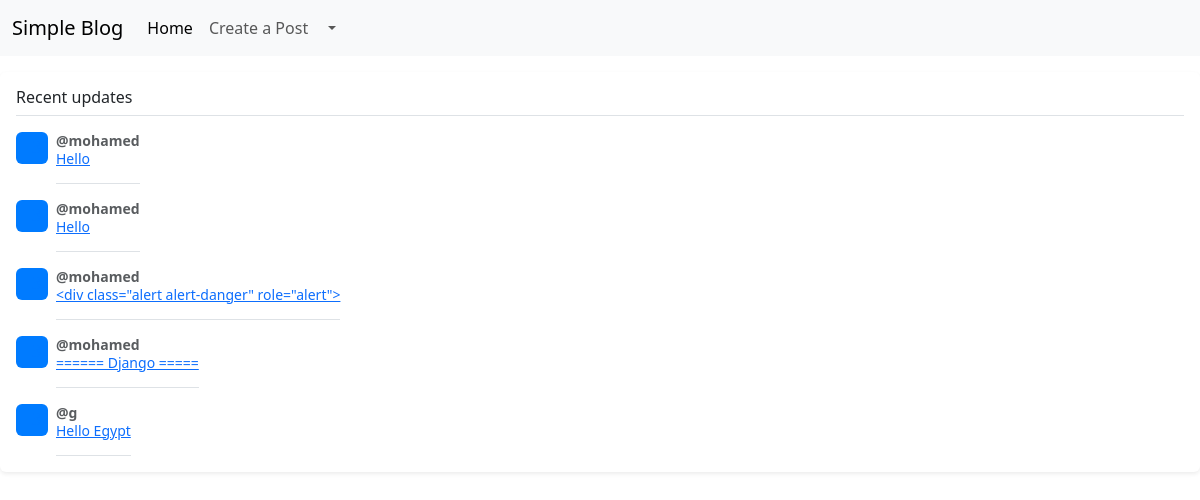
Before: / with the older database file.
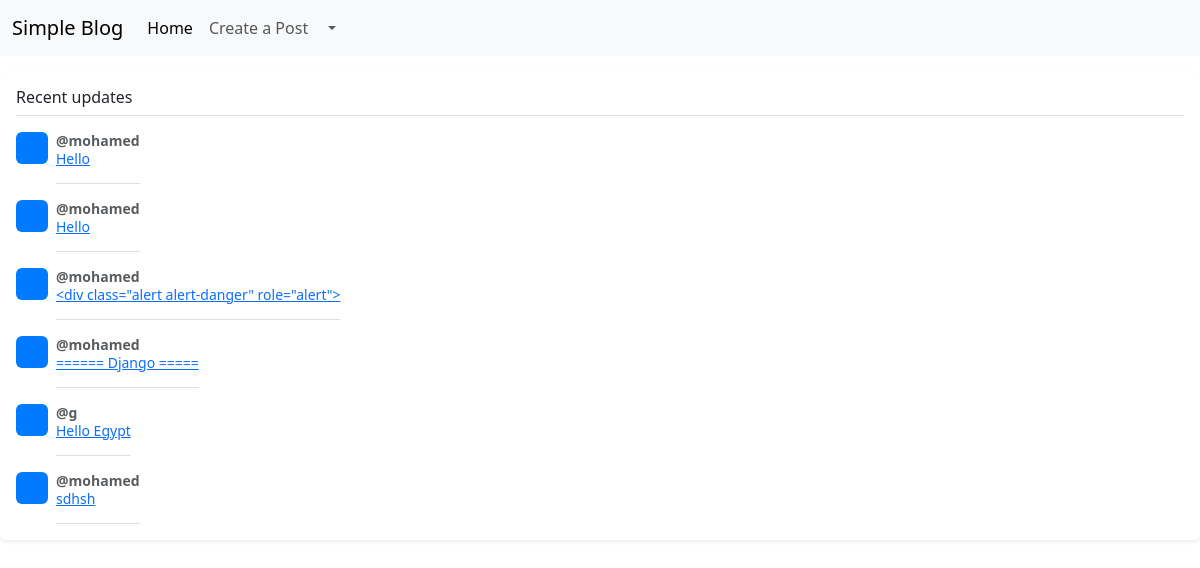
After: the same page with the newer database file.
### tables this page shows
CREATE TABLE `post` (
  `id` INTEGER PRIMARY KEY AUTOINCREMENT,
  `title` varchar(200) DEFAULT NULL,
  `body` longtext,
  `created_at` timestamp NOT NULL DEFAULT CURRENT_TIMESTAMP,
  `updated_at` datetime DEFAULT NULL,
  `user_id` int DEFAULT NULL,
  `category_id` int DEFAULT NULL,

 FOREIGN KEY (`category_id`) REFERENCES `category` (`id`),
FOREIGN KEY (`user_id`) REFERENCES `user` (`id`)
);

CREATE TABLE `user` (
  `id` INTEGER PRIMARY KEY AUTOINCREMENT,
  `name` varchar(100) DEFAULT NULL,
  `email` varchar(100) DEFAULT NULL,
  `password` varchar(20) DEFAULT NULL,
  `created_at` timestamp NOT NULL DEFAULT CURRENT_TIMESTAMP,
  `updated_at` datetime DEFAULT NULL
  
);

### app.py (the view)
@app.route('/')
def index():
    posts = utils.get_posts() or []
    return render_template('index.html', posts=posts)

### utils.py (called while the page is built)
def get_posts():
    if app.IS_SQL_DATABASE:
        app.cursor.execute(f"SELECT post.id, post.title, user.name FROM post "
                           f"INNER JOIN user ON post.user_id = user.id LIMIT {POSTS_LIMIT}")
        records = app.cursor.fetchall()
        result = [{"_id": row[0], "title": row[1], "author": row[2]} for row in records]
        return result
    else:
        return app.db.posts.find({}, {"author": 1, "title": 1}).limit(POSTS_LIMIT)

### templates/index.html
{% extends "base.html" %}
{% block body %}
  <div class="my-3 p-3 bg-body rounded shadow-sm">
    <h6 class="border-bottom pb-2 mb-0">Recent updates</h6>
    {% for post in posts %}
        <div class="d-flex text-body-secondary pt-3">
      <svg class="bd-placeholder-img flex-shrink-0 me-2 rounded" width="32" height="32" xmlns="http://www.w3.org/2000/svg" role="img" aria-label="Placeholder: 32x32" preserveAspectRatio="xMidYMid slice" focusable="false"><title>Placeholder</title><rect width="100%" height="100%" fill="#007bff"></rect><text x="50%" y="50%" fill="#007bff" dy=".3em">32x32</text></svg>
      <p class="pb-3 mb-0 small lh-sm border-bottom">
        <strong class="d-block text-gray-dark"> @{{ post["author"] }}</strong>
        <a href="post/{{ post["_id"] }}" > {{ post["title"] }} </a>
      </p>
    </div>
    {% endfor %}
  </div>
{% endblock %}

Changed rows visible on the page:
added post: author "mohamed", title "sdhsh"
